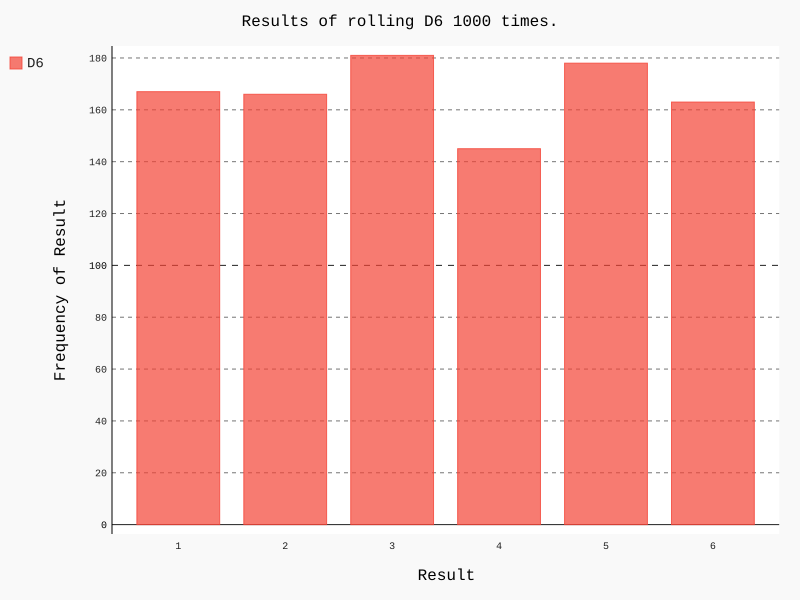

Write Python code to recreate this figure.
from die import Die
import pygal

# Create a D6
die = Die()

# Make some rolls and store the results in a list
results = [die.roll() for i in range(1000)]

# Analyze the results
frequencies = [results.count(i) for i in range(1, die.num_sides+1)]
print(frequencies)

# Visualize the results
hist = pygal.Bar()

hist.title = "Results of rolling D6 1000 times."
hist.x_labels = ['1', '2', '3', '4', '5', '6']
hist.x_title = 'Result'
hist.y_title = 'Frequency of Result'

hist.add('D6', frequencies)
hist.render_to_file('die_visual.svg')
